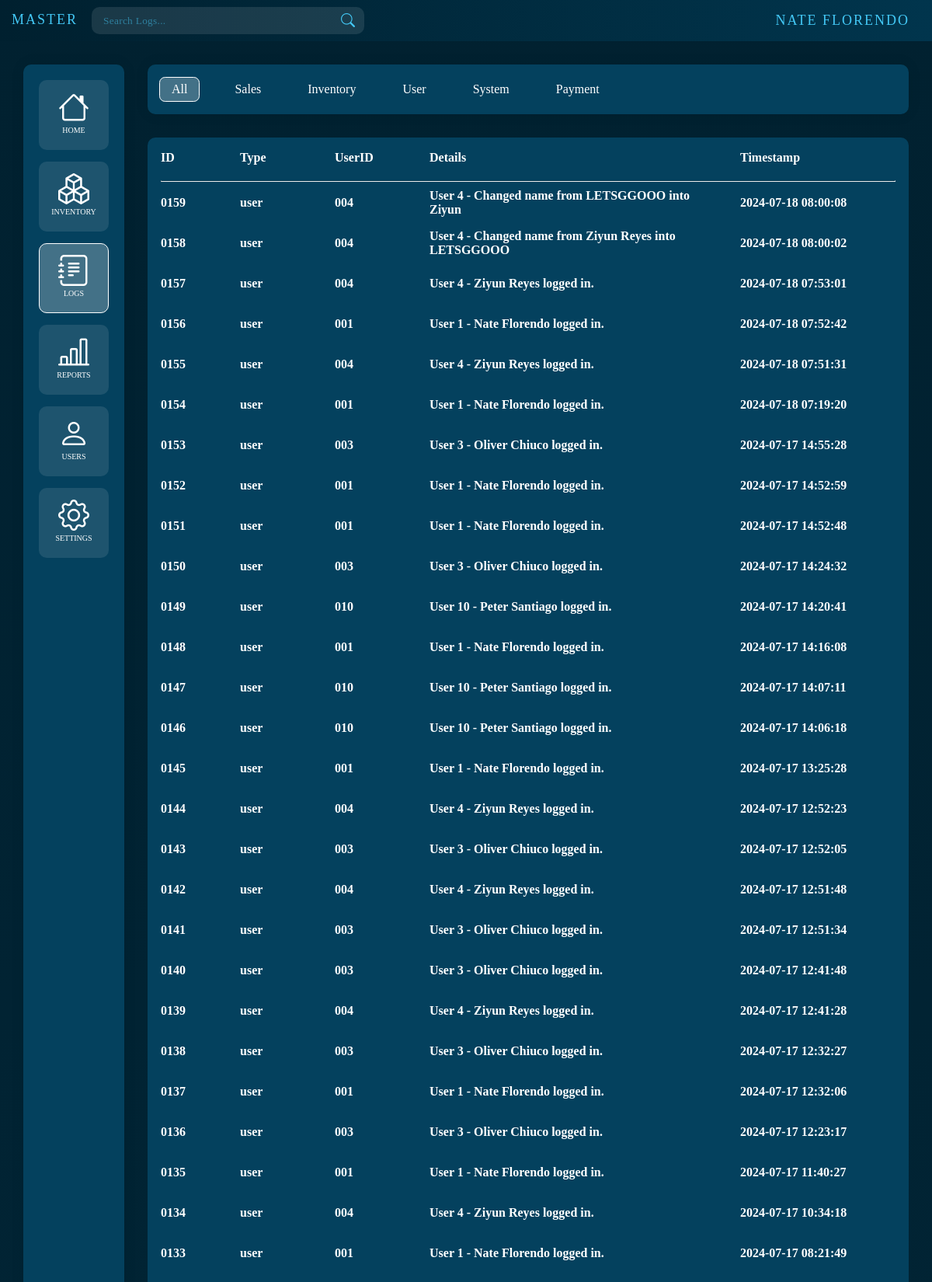
Page /logs.php (signed in, upper part) on the committed database.
### tables this page shows
CREATE TABLE `users` (
  `id` int(11) NOT NULL,
  `username` varchar(11) NOT NULL,
  `name` varchar(255) NOT NULL,
  `role` enum('master','seller','student') NOT NULL DEFAULT 'student',
  `active_organization` int(11) DEFAULT NULL,
  `password` varchar(255) NOT NULL,
  `email` varchar(255) NOT NULL,
  `student_number` varchar(50) DEFAULT NULL,
  `use_template` enum('true','false') NOT NULL,
  `use_username` enum('true','false') NOT NULL
);

CREATE TABLE `logs` (
  `id` int(11) NOT NULL,
  `type` enum('sales','inventory','user','system','payment') NOT NULL,
  `userID` int(11) DEFAULT NULL,
  `details` text NOT NULL,
  `timestamp` timestamp NOT NULL DEFAULT current_timestamp()
);

### getUserDetails.php (called while the page is built, shortened)
<?php
$sql = "SELECT users.*, organizations.* FROM users JOIN organizations ON users.active_organization = organizations.id WHERE users.id = '$_SESSION[user_id]'";
$result = $conn->query($sql);
while ($row = $result->fetch_assoc()) {
    $name = $row["name"];
}

### logs.php (the view, shortened to what this page needs)
<?php
require 'config.php';
function getUserIdFormatted($id, $length) {
    return str_pad($id, $length, '0', STR_PAD_LEFT);
}
require 'getUserDetails.php';
if($organization_id ==  '1'){
    $sql = "SELECT * FROM logs WHERE userID ='$_SESSION[user_id]' ORDER BY timestamp DESC";
} else{
    $sql = "SELECT logs.* FROM logs
            JOIN users ON logs.userID = users.id
            WHERE users.active_organization = '$organization_id'
            ORDER BY logs.timestamp DESC";
}
if ($_SESSION['role'] == "master") $sql = "SELECT * FROM logs ORDER BY timestamp DESC";
$result = mysqli_query($conn, $sql);
$logs = mysqli_fetch_all($result, MYSQLI_ASSOC);
?>
<!DOCTYPE html>
<html lang="en">
<head>
    <link rel="stylesheet" type="text/css" href="css/style.php">
    <link rel="stylesheet" href="https://cdn.jsdelivr.net/npm/bootstrap-icons@1.9.1/font/bootstrap-icons.css">
</head>
<body>
    <nav class="navbar">
        <div class="nav-left">
            <div class="menu">
            <a href="#"
                    class="logo"><?php
                    if($_SESSION['role'] == "master"){
                        echo htmlspecialchars("MASTER");
                    }
                     ?></a>
                <form class="search-bar ">
                    <input id="search" type="text" autocomplete="off" placeholder="Search Logs...">
                    <i class="bi bi-search search-empty"></i>
                </form>
            </div>
        </div>
        <div class="nav-right">
            <div class="menu seller">
                <li><a><?php echo htmlspecialchars(strtoupper($name)); ?></a></li>
            </div>
        </div>
    </nav>
    <div class="main-interface with-navbar" >
        <div class="left-panel">
            <div class="left-panel-content shadow unselectable">
                <div class="left-nav-upper">
                    <div class="left-nav-icon button" onclick="window.location.href='index.php'"><i class="bi bi-house"></i>HOME
                    </div>
                    <div class="left-nav-icon button" onclick="window.location.href='inventory.php'"><i
                            class="bi bi-boxes" ></i>INVENTORY</div>
                    <div class="left-nav-icon button selected" onclick="window.location.href='logs.php'"><i
                            class="bi bi-journal-text"></i>LOGS</div>
                    <div class="left-nav-icon button" onclick="window.location.href='reports.php'"><i
                            class="bi bi-bar-chart-line"></i>REPORTS</div>
                    <?php
                    if($_SESSION['org_role'] == 'admin' || $_SESSION['role'] == 'master'){
                    ?><div class="left-nav-icon button" onclick="window.location.href='users.php'"><i
                            class="bi bi-person"></i>USERS</div><?php
                    }
                    ?>
                    <div class="left-nav-icon button" onclick="window.location.href='settings.php'"><i
                            class="bi bi-gear"></i>SETTINGS</div>
                </div>
            </div>
        </div>
        <div class="center-panel" style="margin-right: 15px; width: 100%;">
            <div class="center-panel-content" >
                <div class="category-panel shadow unselectable">
                    <div class="category-button selected">All</div>
                    <div class="category-button">Sales</div>
                    <div class="category-button">Inventory</div>
                    <div class="category-button">User</div>
                    <div class="category-button">System</div>
                    <div class="category-button">Payment</div>
                </div>
                <div class="products-panel unselectable">
                    <table style="background-color: var(--card-color); color: var(--card-text-color) ;border-radius: 10px; width: 100%; text-align: left; padding: 15px; ">
                        <thead >
                            <tr >
                                <th scope="col">ID</th>
                                <th scope="col">Type</th>
                                <th scope="col">UserID</th>
                                <th scope="col">Details</th>
                                <th scope="col">Timestamp</th>
                            </tr>
                        </thead>
                        <tbody >
                            <tr><td colspan="7"><br><hr style="border-top: 1px solid rgba(0, 0, 0, 0.151);"></td></tr>
                            <?php
                            foreach ($logs as $log) {
                                ?>
                                <tr class="log-row" style="height: 50px;">
                                    <th class="log-id" style="width:100px ; min-width: 100px; max-width: 100px; word-wrap:break-word;"><?php echo htmlspecialchars(getUserIdFormatted($log['id'],4)); ?></th>
                                    <th class="log-category" style="width: 120px ; min-width: 120px; max-width: 120px;"><?php echo htmlspecialchars($log['type']); ?></th>
                                    <th class="log-user" style="width: 120px ; min-width: 120px; max-width: 120px;"><?php echo htmlspecialchars(getUserIdFormatted($log['userID'],3)); ?></th>
                                    <th class="log-details" style="padding-right: 30px;"><?php echo htmlspecialchars($log['details']); ?></th>
                                    <th class="log-datetime" style="width: 200px ; min-width: 200px; max-width: 200px;"><?php echo htmlspecialchars($log['timestamp']); ?></th>
                                </tr>
                            <?php } ?>
                        </tbody>
                    </table>
                </div>
            </div>
        </div>
    </div>
</body>
</html>

### rows in the picture
users: name "NATE FLORENDO"
logs: id "0159", type "user", userID "004", details "User 4 - Changed name from LETSGGOOO into Ziyun", timestamp "2024-07-18 08:00:08"
logs: id "0158", type "user", userID "004", details "User 4 - Changed name from Ziyun Reyes into LETSGGOOO", timestamp "2024-07-18 08:00:02"
logs: id "0157", type "user", userID "004", details "User 4 - Ziyun Reyes logged in.", timestamp "2024-07-18 07:53:01"
logs: id "0156", type "user", userID "001", details "User 1 - Nate Florendo logged in.", timestamp "2024-07-18 07:52:42"
logs: id "0155", type "user", userID "004", details "User 4 - Ziyun Reyes logged in.", timestamp "2024-07-18 07:51:31"
logs: id "0154", type "user", userID "001", details "User 1 - Nate Florendo logged in.", timestamp "2024-07-18 07:19:20"
logs: id "0153", type "user", userID "003", details "User 3 - Oliver Chiuco logged in.", timestamp "2024-07-17 14:55:28"
logs: id "0152", type "user", userID "001", details "User 1 - Nate Florendo logged in.", timestamp "2024-07-17 14:52:59"
logs: id "0151", type "user", userID "001", details "User 1 - Nate Florendo logged in.", timestamp "2024-07-17 14:52:48"
logs: id "0150", type "user", userID "003", details "User 3 - Oliver Chiuco logged in.", timestamp "2024-07-17 14:24:32"
logs: id "0149", type "user", userID "010", details "User 10 - Peter Santiago logged in.", timestamp "2024-07-17 14:20:41"
logs: id "0148", type "user", userID "001", details "User 1 - Nate Florendo logged in.", timestamp "2024-07-17 14:16:08"
logs: id "0147", type "user", userID "010", details "User 10 - Peter Santiago logged in.", timestamp "2024-07-17 14:07:11"
logs: id "0146", type "user", userID "010", details "User 10 - Peter Santiago logged in.", timestamp "2024-07-17 14:06:18"
logs: id "0145", type "user", userID "001", details "User 1 - Nate Florendo logged in.", timestamp "2024-07-17 13:25:28"
logs: id "0144", type "user", userID "004", details "User 4 - Ziyun Reyes logged in.", timestamp "2024-07-17 12:52:23"
logs: id "0143", type "user", userID "003", details "User 3 - Oliver Chiuco logged in.", timestamp "2024-07-17 12:52:05"
logs: id "0142", type "user", userID "004", details "User 4 - Ziyun Reyes logged in.", timestamp "2024-07-17 12:51:48"
logs: id "0141", type "user", userID "003", details "User 3 - Oliver Chiuco logged in.", timestamp "2024-07-17 12:51:34"
logs: id "0140", type "user", userID "003", details "User 3 - Oliver Chiuco logged in.", timestamp "2024-07-17 12:41:48"
logs: id "0139", type "user", userID "004", details "User 4 - Ziyun Reyes logged in.", timestamp "2024-07-17 12:41:28"
logs: id "0138", type "user", userID "003", details "User 3 - Oliver Chiuco logged in.", timestamp "2024-07-17 12:32:27"
logs: id "0137", type "user", userID "001", details "User 1 - Nate Florendo logged in.", timestamp "2024-07-17 12:32:06"
logs: id "0136", type "user", userID "003", details "User 3 - Oliver Chiuco logged in.", timestamp "2024-07-17 12:23:17"
logs: id "0135", type "user", userID "001", details "User 1 - Nate Florendo logged in.", timestamp "2024-07-17 11:40:27"
logs: id "0134", type "user", userID "004", details "User 4 - Ziyun Reyes logged in.", timestamp "2024-07-17 10:34:18"
logs: id "0133", type "user", userID "001", details "User 1 - Nate Florendo logged in.", timestamp "2024-07-17 08:21:49"
